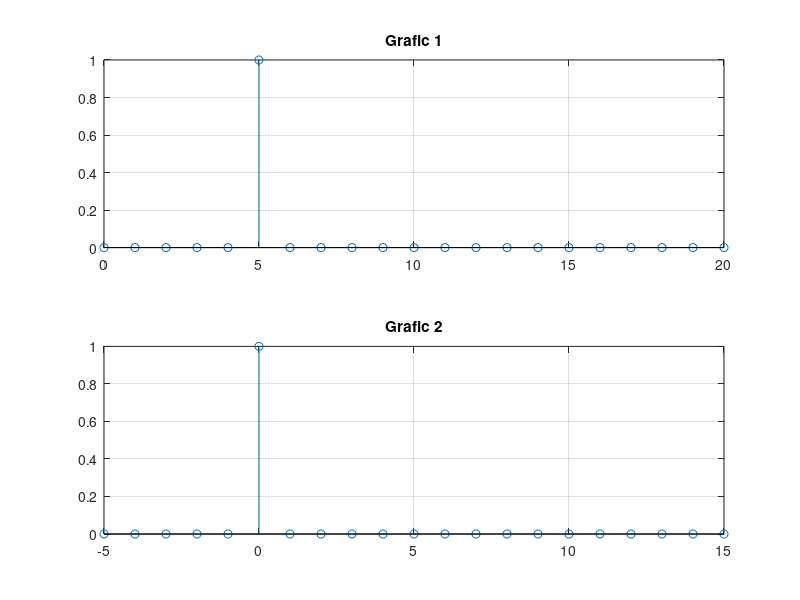
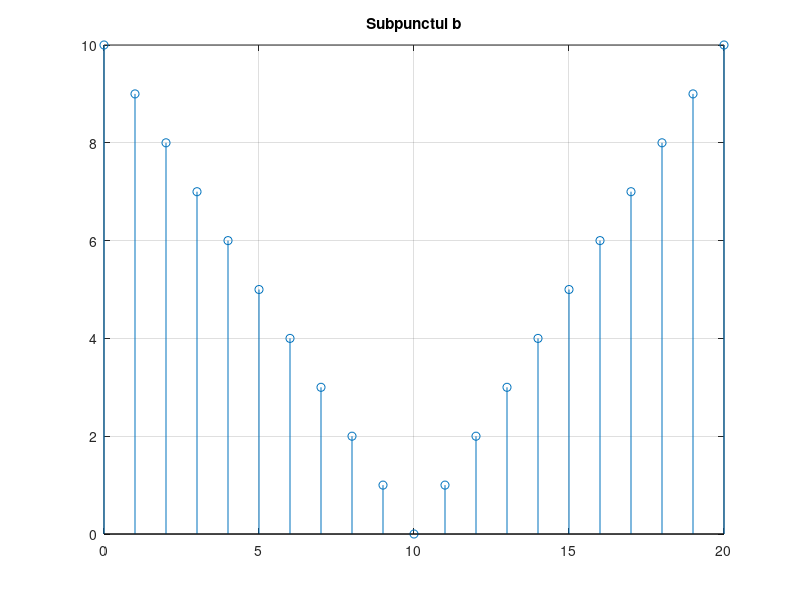
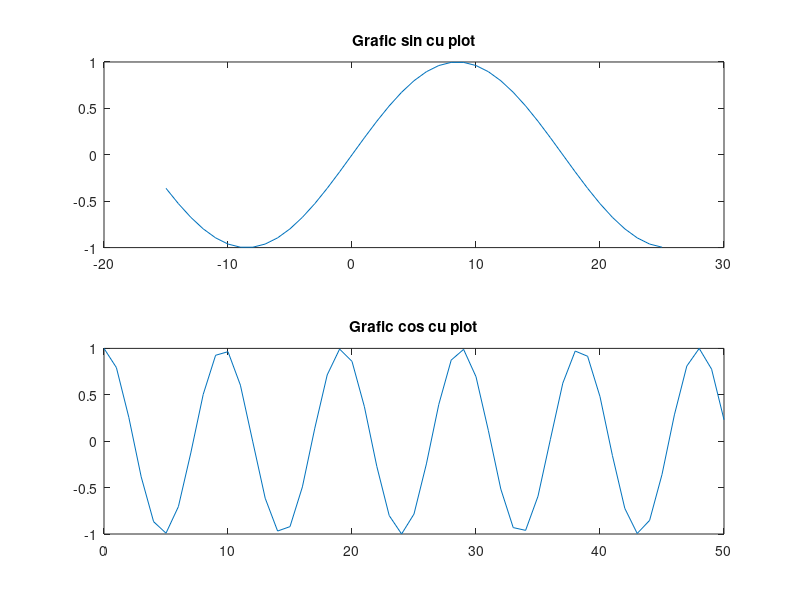
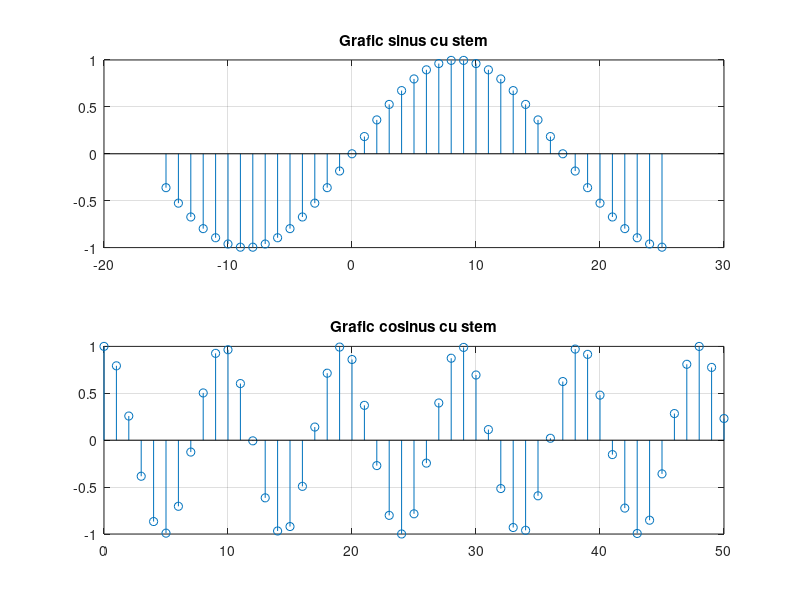

The MATLAB source for these figures, in order:
clear all
clc
%datele probelemei
z=[0 0 0 0 0 1 0 0 0 0 0 0 0 0 0 0 0 0 0 0 0];                     %vectorul z
n=0:20;                                                            %n=0:20
m=-5:15;                                                           %m=-5:15
% Subpunctul a)
figure
subplot(2,1,1),        %imparte figura grafica in 2 randuri si 2 coloane
stem(n,z),                           %
title('Grafic 1'),            %titlul este Grafic 1
grid                        %traseaza pe grafic o retea de linii astfel incat sa se poata citi mai usor
subplot(2,1,2),                          %imparte figura grafica in 2 randuri si 2 coloane
stem(m,z)                               %se reprezinta grafic vectorul z in functie de m
title('Grafic 2')                       %titlul este Grafic 2
grid                             %traseaza pe grafic o retea de linii astfel incat sa se poata citi mai usor 
% Subpunctul b)
n=0:20;
t=abs(10-n);
figure
stem(n,t) %se reprezinta grafic t in functie de n
title('Subpunctul b') 
grid                       %traseaza pe grafic o retea de linii astfel incat sa se poata citi mai usor
% Subpunctul c)
n=-15:25;
x1=sin((pi*n)/17);                             %functia x1
figure
subplot(2,1,1)
plot(n,x1)                                 %se reprezinta grafic x1 in functie de n
title('Grafic sin cu plot')
hold on                              %retine graficul curent si adauga in aceeasi fereastra alte grafice
n=0:50;
x2=cos((pi*n)/sqrt(23));                       %functia x2
subplot(2,1,2)
plot(n,x2)                                   %se reprezinta grafic functia x2 in functie de n
title('Grafic cos cu plot')

figure
n=-15:25;
subplot(2,1,1),                        %imparte figura grafica in 2 randuri si 2 coloane 
stem(n,x1),
title('Grafic sinus cu stem')                             %titlul graficului
grid                                     %traseaza pe grafic o retea de linii astfel incat sa se poata citi mai usor
n=0:50;
subplot(2,1,2),                           %imparte figura grafica in 2 randuri si 2 coloane
stem(n,x2),
title('Grafic cosinus cu stem')                           %titlul graficului
grid                                      %traseaza pe grafic o retea de linii astfel incat sa se poata citi mai usor